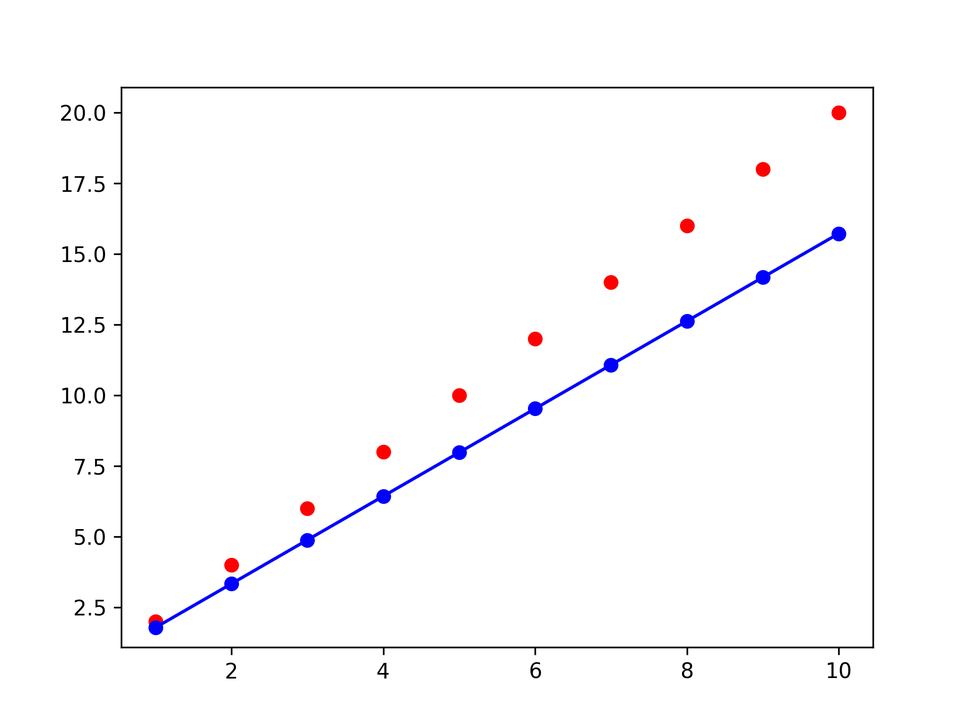
#> input picture Lab 02/images/0.png, 970 x 727 px, shrunk from 1920 x 1440 before the run
$ jupyter execute --allow-errors task.ipynb
#> lines starting #> are read from the running program, lines starting #| are printed output that depends on the picture
import neccessary librares

[cell 1]
import pandas as pd
from openpyxl import Workbook
import autograd.numpy as np
from autograd import grad
import matplotlib.pyplot as plt
import os
import glob
import re
from PIL import Image
import imageio

get input from excel file named 'data.xlsx'
there are 2 row 'x' & 'y'

#> (a cell that did not finish here is left out)

define loss function loss_function, J = (Yactual-Ypredicted)^2
where, Yactual is taken from the dataset(data.xlsx) &
Ypredicted is predicted using w & b (Ypredicted = w * x + b)

[cell 3]
def loss_function(w, b, x, y):
    return np.square(y - (w * x + b))

genereate djBydw, djBydb, loss for each data

[cell 4]
def generateFun(w, b):
    djBydw = 0
    djBydb = 0
    loss = 0
    for xi, yi in zip(x, y):
        djdw = grad(loss_function, 0)
        djBydw += djdw(w, b, xi, yi)
        djdb = grad(loss_function, 1)
        djBydb += djdb(w, b, xi, yi)
        loss += loss_function(w, b, xi, yi)
        # print(djBydw)
        # print(djBydb)
        # print(loss)
    return djBydw, djBydb, loss

create 'output.xlsx' to store loss values for each iteration
create images folder to store the images created in each iteration

[cell 5]
iteration = 1000
wb = Workbook()
wb.save("output.xlsx")
os.makedirs("images", exist_ok=True)

define GIF generating function from images

[cell 6]
def generateGIF(folder):
    # Define the input and output file paths
#> called with folder = 'images'
    fp_in = f"{folder}\\*.png"
    fp_out = "output.gif"

    # Define a function for natural sorting
    natsort = lambda s: [int(t) if t.isdigit() else t.lower() for t in re.split('(\d+)', s)]

    # Get a list of image file paths sorted by their natural order
    img_files = sorted(glob.glob(fp_in), key=natsort)

    # Open the first image and extract the rest of the images
    img, *imgs = [Image.open(f) for f in img_files]
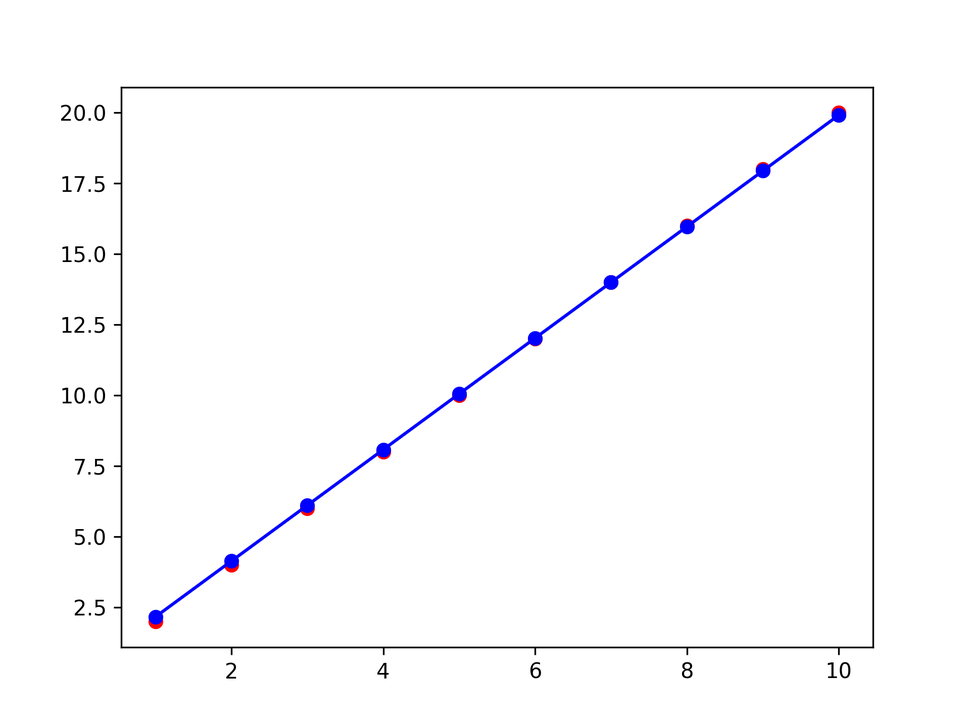
#> input picture Lab 02/images/100.png, 970 x 727 px, shrunk from 1920 x 1440 before the run
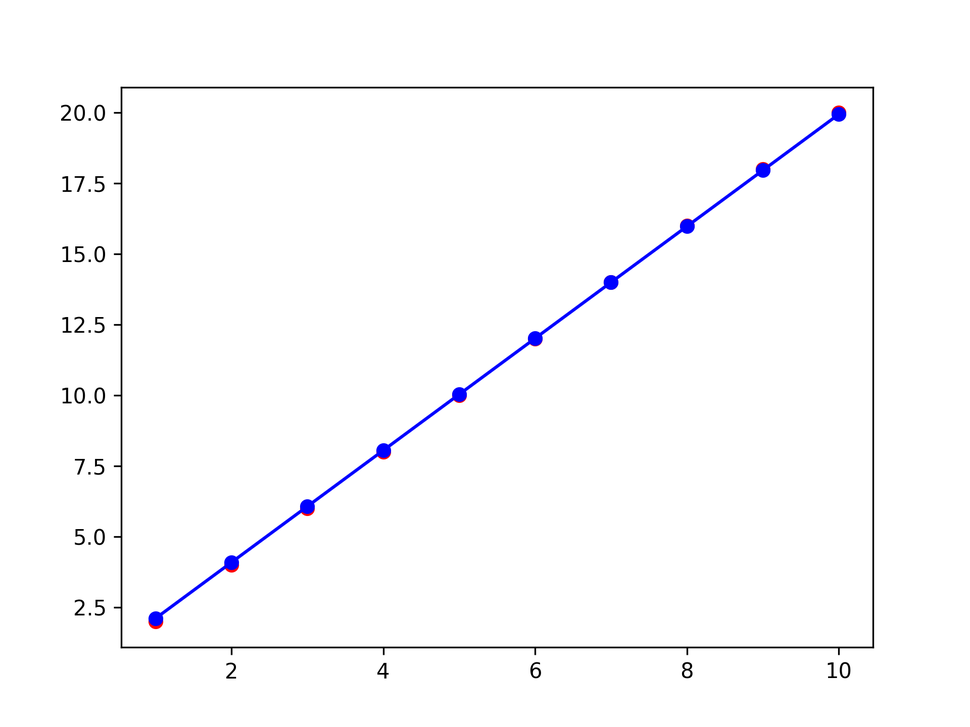
#> input picture Lab 02/images/200.png, 970 x 727 px, shrunk from 1920 x 1440 before the run
#> img is the input picture: PIL image 970x727 RGBA; mean R, G, B, A 251.3, 250.8, 252.1, 255
#> imgs = 2 items

    # Save the images as a GIF
    img.save(fp=fp_out, format='GIF', append_images=imgs,
             save_all=True, duration=200, loop=0)

    print("GIF created successfully!")
